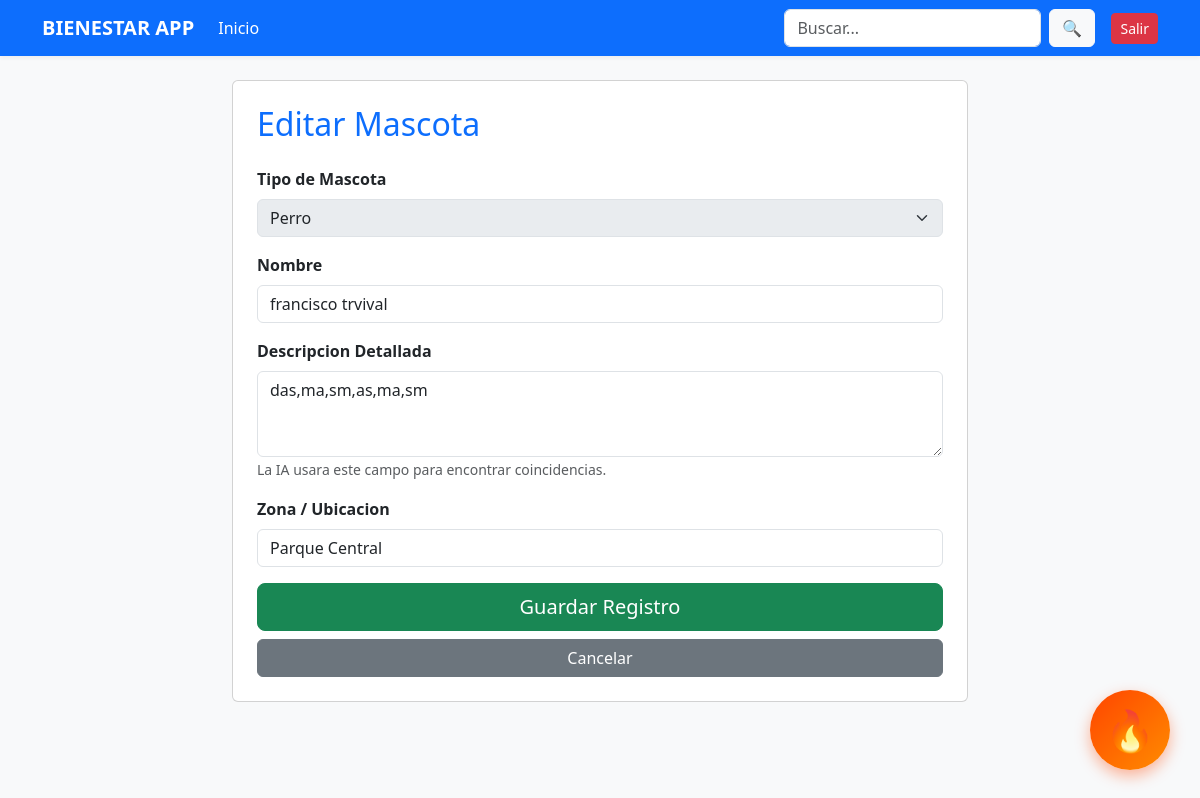
Screenshot of /editar/51/ (signed in) with the database file from the repository.
### core/models.py (models this page shows, shortened)
class Mascota(models.Model):
    TIPO_CHOICES = [('Perro', 'Perro'), ('Gato', 'Gato')]
    nombre = models.CharField(max_length=100)
    tipo = models.CharField(max_length=10, choices=TIPO_CHOICES)
    descripcion = models.TextField()
    zona = models.CharField(max_length=100)
    fecha_reporte = models.DateTimeField(auto_now_add=True) #campos delformulario de creacion

### core/views.py (the view, shortened to what this page needs)
# urls.py: path('editar/<int:id>/', views.editar_mascota, name='editar_mascota'),
@login_required
def editar_mascota(request, id):
    mascota = get_object_or_404(Mascota, id=id)
    return render(request, 'form.html', {'mascota': mascota})

### core/templates/form.html (shortened to what this page needs)
{% extends 'base.html' %}
{% block content %}
<div class="row justify-content-center">
    <div class="col-md-8">
        <div class="card p-4">
            <h2 class="text-primary mb-4">{% if mascota %}Editar{% else %}Reportar{% endif %} Mascota</h2>
            <form method="post">
                <div class="mb-3">
                    <label class="form-label fw-bold">Tipo de Mascota</label>
                    <select name="tipo" class="form-select" {% if mascota %}disabled{% endif %}>
                        <option value="Perro" {% if mascota.tipo == "Perro" %}selected{% endif %}>Perro</option>
                    </select>
                </div>
                <div class="mb-3">
                    <label class="form-label fw-bold">Nombre</label>
                    <input type="text" name="nombre" class="form-control" value="{{ mascota.nombre|default:'' }}" required>
                </div>
                <div class="mb-3">
                    <label class="form-label fw-bold">Descripcion Detallada</label>
                    <textarea name="descripcion" class="form-control" rows="3" placeholder="Ej: Manchas negras, collar rojo... (Minimo 10 caracteres)" required>{{ mascota.descripcion|default:'' }}</textarea>
                    <small class="text-muted">La IA usara este campo para encontrar coincidencias.</small>
                </div>
                <div class="mb-3">
                    <label class="form-label fw-bold">Zona / Ubicacion</label>
                    <input type="text" name="zona" class="form-control" value="{{ mascota.zona|default:'' }}" required>
                </div>
                <div class="d-grid gap-2">
                    <button type="submit" class="btn btn-success btn-lg">Guardar Registro</button>
                    <a href="{% url 'lista_mascotas' %}" class="btn btn-secondary">Cancelar</a>
                </div>
            </form>
        </div>
    </div>
</div>
{% endblock %}

### core/templates/base.html (style rules this page uses)
body { background-color: #f8f9fa; }

### rows the page displays
Mascota: tipo "Perro", nombre "francisco trvival", descripcion "das,ma,sm,as,ma,sm", zona "Parque Central"
